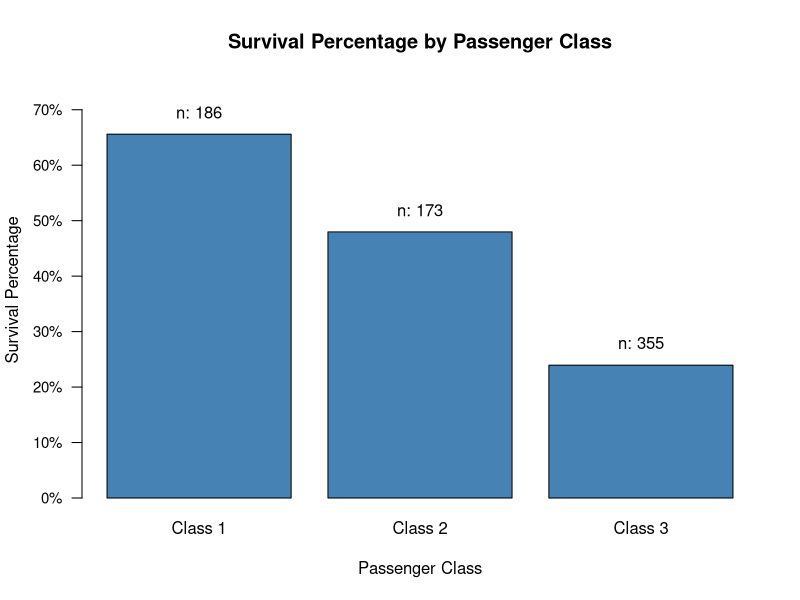

R code for this plot:
## ---- chunk 1
knitr::opts_chunk$set(echo = TRUE)
## ---- chunk 2
titanic <- read.csv("data/titanic.csv")
## ---- chunk 3
# calculate survival percentage by class and count by class.
surv_pct <- aggregate(Survived ~ Pclass, data = titanic, FUN = mean)
class_ct <- aggregate(Survived ~ Pclass, data = titanic, FUN = length)

# Merge those two results into a single data frame, and specify 
# column names
by_class_data <- merge(surv_pct, class_ct,
                       by = "Pclass")
colnames(by_class_data) <- c("Pclass", "Surv_Pct", "Count")
#str(by_class_data)
## ---- chunk 4
plt <- barplot(by_class_data$Surv_Pct, 
               names.arg = paste("Class", by_class_data$Pclass),
               col = 'steelblue',
               main = "Survival Percentage by Passenger Class",
               ylab = "Survival Percentage",
               xlab = "Passenger Class",
               ylim = c(0.0, 0.75),
               axes = FALSE
)

# Add y axis
axis(2, at = seq(0.0, 0.7, by = 0.1),
     labels = paste(seq(0, 70, by = 10), "%", sep=""),
     las = 1,
     cex.axis = 0.9)

# Add the text of the labels
text(x = plt, 
     y = by_class_data$Surv_Pct + 0.04, 
     labels = paste("n: ", by_class_data$Count, sep=""), 
     cex=1) 
